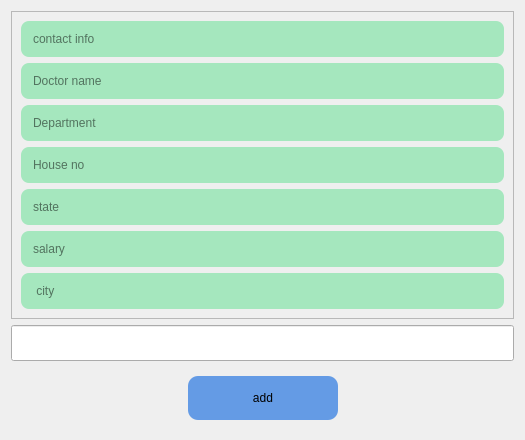
             <widget class="QWidget" name="tab_6">
              <attribute name="title">
               <string>add doctor</string>
              </attribute>
              <layout class="QVBoxLayout" name="verticalLayout_11">
               <item>
                <widget class="QFrame" name="frame_4">
                 <property name="frameShape">
                  <enum>QFrame::StyledPanel</enum>
                 </property>
                 <property name="frameShadow">
                  <enum>QFrame::Raised</enum>
                 </property>
                 <layout class="QVBoxLayout" name="verticalLayout_9">
                  <item>
                   <widget class="QLineEdit" name="doctorsavailablity_tabadddoc_contact">
                    <property name="styleSheet">
                     <string notr="true">background-color: rgb(165, 231, 190);
padding:10px;
border-radius:8px;</string>
                    </property>
                    <property name="text">
                     <string/>
                    </property>
                    <property name="placeholderText">
                     <string>contact info</string>
                    </property>
                    <property name="clearButtonEnabled">
                     <bool>true</bool>
                    </property>
                   </widget>
                  </item>
                  <item>
                   <widget class="QLineEdit" name="doctorsavailablity_tabadddoc_name">
                    <property name="styleSheet">
                     <string notr="true">background-color: rgb(165, 231, 190);
padding:10px;
border-radius:8px;</string>
                    </property>
                    <property name="text">
                     <string/>
                    </property>
                    <property name="placeholderText">
                     <string>Doctor name</string>
                    </property>
                    <property name="clearButtonEnabled">
                     <bool>true</bool>
                    </property>
                   </widget>
                  </item>
                  <item>
                   <widget class="QLineEdit" name="doctorsavailablity_tabadddoc_dept">
                    <property name="styleSheet">
                     <string notr="true">background-color: rgb(165, 231, 190);
padding:10px;
border-radius:8px;</string>
                    </property>
                    <property name="text">
                     <string/>
                    </property>
                    <property name="dragEnabled">
                     <bool>false</bool>
                    </property>
                    <property name="placeholderText">
                     <string>Department</string>
                    </property>
                    <property name="clearButtonEnabled">
                     <bool>true</bool>
                    </property>
                   </widget>
                  </item>
                  <item>
                   <widget class="QLineEdit" name="doctorsavailablity_tabadddoc_houseno">
                    <property name="styleSheet">
                     <string notr="true">background-color: rgb(165, 231, 190);
padding:10px;
border-radius:8px;</string>
                    </property>
                    <property name="text">
                     <string/>
                    </property>
                    <property name="placeholderText">
                     <string>House no</string>
                    </property>
                    <property name="clearButtonEnabled">
                     <bool>true</bool>
                    </property>
                   </widget>
                  </item>
                  <item>
                   <widget class="QLineEdit" name="doctorsavailablity_tabadddoc_state">
                    <property name="styleSheet">
                     <string notr="true">background-color: rgb(165, 231, 190);
padding:10px;
border-radius:8px;</string>
                    </property>
                    <property name="text">
                     <string/>
                    </property>
                    <property name="placeholderText">
                     <string>state</string>
                    </property>
                    <property name="clearButtonEnabled">
                     <bool>true</bool>
                    </property>
                   </widget>
                  </item>
                  <item>
                   <widget class="QLineEdit" name="doctorsavailablity_tabadddoc_salary">
                    <property name="styleSheet">
                     <string notr="true">background-color: rgb(165, 231, 190);
padding:10px;
border-radius:8px;</string>
                    </property>
                    <property name="text">
                     <string/>
                    </property>
                    <property name="placeholderText">
                     <string>salary</string>
                    </property>
                    <property name="clearButtonEnabled">
                     <bool>true</bool>
                    </property>
                   </widget>
                  </item>
                  <item>
                   <widget class="QLineEdit" name="doctorsavailablity_tabadddoc_city">
                    <property name="styleSheet">
                     <string notr="true">background-color: rgb(165, 231, 190);
padding:10px;
border-radius:8px;</string>
                    </property>
                    <property name="text">
                     <string/>
                    </property>
                    <property name="placeholderText">
                     <string> city</string>
                    </property>
                    <property name="clearButtonEnabled">
                     <bool>true</bool>
                    </property>
                   </widget>
                  </item>
                 </layout>
                </widget>
               </item>
               <item>
                <widget class="QLineEdit" name="doctorsavailablity_tabadddoc_dispprob">
                 <property name="minimumSize">
                  <size>
                   <width>0</width>
                   <height>36</height>
                  </size>
                 </property>
                </widget>
               </item>
               <item>
                <widget class="QWidget" name="widget" native="true">
                 <layout class="QHBoxLayout" name="horizontalLayout_3">
                  <item>
                   <spacer name="horizontalSpacer_8">
                    <property name="orientation">
                     <enum>Qt::Horizontal</enum>
                    </property>
                    <property name="sizeHint" stdset="0">
                     <size>
                      <width>168</width>
                      <height>20</height>
                     </size>
                    </property>
                   </spacer>
                  </item>
                  <item>
                   <widget class="QPushButton" name="doctorsavailablity_tabadddoc_button">
                    <property name="minimumSize">
                     <size>
                      <width>150</width>
                      <height>0</height>
                     </size>
                    </property>
                    <property name="cursor">
                     <cursorShape>PointingHandCursor</cursorShape>
                    </property>
                    <property name="styleSheet">
                     <string notr="true">QPushButton {
	background-color: rgb(100, 155, 229);
	border:none;
	padding:15px 20px;
	border-radius:10px;
}

QPushButton:hover {
	
	background-color: rgb(100, 54, 227);
	color: white
}
</string>
                    </property>
                    <property name="text">
                     <string>add</string>
                    </property>
                    <property name="checkable">
                     <bool>true</bool>
                    </property>
                    <property name="autoExclusive">
                     <bool>true</bool>
                    </property>
                   </widget>
                  </item>
                  <item>
                   <spacer name="horizontalSpacer_7">
                    <property name="orientation">
                     <enum>Qt::Horizontal</enum>
                    </property>
                    <property name="sizeHint" stdset="0">
                     <size>
                      <width>167</width>
                      <height>20</height>
                     </size>
                    </property>
                   </spacer>
                  </item>
                 </layout>
                </widget>
               </item>
              </layout>
             </widget>
